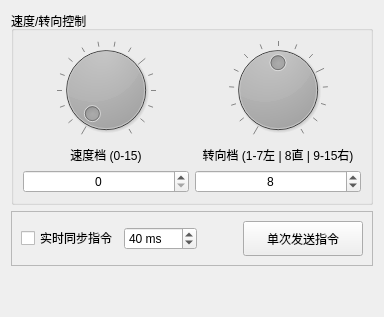
        <widget class="QWidget" name="tab_SimpleMotion">
         <attribute name="title">
          <string>简易运动控制</string>
         </attribute>
         <layout class="QVBoxLayout" name="verticalLayout_Gear">
          <item>
           <widget class="QGroupBox" name="grp_Gear_Ctrl">
            <property name="title">
             <string>速度/转向控制</string>
            </property>
            <layout class="QHBoxLayout" name="horizontalLayout_Dial">
             <item>
              <layout class="QVBoxLayout" name="verticalLayout_SpeedDial">
               <item>
                <widget class="QDial" name="dial_Speed">
                 <property name="styleSheet">
                  <string notr="true">QDial { background-color: qradialgradient(spread:pad, cx:0.5, cy:0.5, radius:0.5, fx:0.5, fy:0.5, stop:0 #444, stop:1 #222);
color: white; }</string>
                 </property>
                 <property name="minimum">
                  <number>0</number>
                 </property>
                 <property name="maximum">
                  <number>15</number>
                 </property>
                 <property name="notchesVisible">
                  <bool>true</bool>
                 </property>
                </widget>
               </item>
               <item>
                <widget class="QLabel" name="lbl_SpeedDial">
                 <property name="text">
                  <string>速度档 (0-15)</string>
                 </property>
                 <property name="alignment">
                  <set>Qt::AlignCenter</set>
                 </property>
                </widget>
               </item>
               <item>
                <widget class="QSpinBox" name="spin_GearSpeed">
                 <property name="alignment">
                  <set>Qt::AlignCenter</set>
                 </property>
                 <property name="maximum">
                  <number>15</number>
                 </property>
                </widget>
               </item>
              </layout>
             </item>
             <item>
              <layout class="QVBoxLayout" name="verticalLayout_TurnDial">
               <item>
                <widget class="QDial" name="dial_Turn">
                 <property name="styleSheet">
                  <string notr="true">QDial { background-color: qradialgradient(spread:pad, cx:0.5, cy:0.5, radius:0.5, fx:0.5, fy:0.5, stop:0 #444, stop:1 #222);
color: white; }</string>
                 </property>
                 <property name="minimum">
                  <number>1</number>
                 </property>
                 <property name="maximum">
                  <number>15</number>
                 </property>
                 <property name="value">
                  <number>8</number>
                 </property>
                 <property name="notchesVisible">
                  <bool>true</bool>
                 </property>
                </widget>
               </item>
               <item>
                <widget class="QLabel" name="lbl_TurnDial">
                 <property name="text">
                  <string>转向档 (1-7左 | 8直 | 9-15右)</string>
                 </property>
                 <property name="alignment">
                  <set>Qt::AlignCenter</set>
                 </property>
                </widget>
               </item>
               <item>
                <widget class="QSpinBox" name="spin_GearTurn">
                 <property name="alignment">
                  <set>Qt::AlignCenter</set>
                 </property>
                 <property name="minimum">
                  <number>1</number>
                 </property>
                 <property name="maximum">
                  <number>15</number>
                 </property>
                 <property name="value">
                  <number>8</number>
                 </property>
                </widget>
               </item>
              </layout>
             </item>
            </layout>
           </widget>
          </item>
          <item>
           <widget class="QFrame" name="frame_Gear_Act">
            <property name="frameShape">
             <enum>QFrame::StyledPanel</enum>
            </property>
            <layout class="QHBoxLayout" name="horizontalLayout_Gear_Act">
             <item>
              <widget class="QCheckBox" name="chk_Sync_Gear">
               <property name="text">
                <string>实时同步指令</string>
               </property>
              </widget>
             </item>
             <item>
              <widget class="QSpinBox" name="spin_Sync_Gear_Ms">
               <property name="suffix">
                <string> ms</string>
               </property>
               <property name="minimum">
                <number>20</number>
               </property>
               <property name="maximum">
                <number>1000</number>
               </property>
               <property name="value">
                <number>40</number>
               </property>
              </widget>
             </item>
             <item>
              <spacer name="horizontalSpacer_Gear">
               <property name="orientation">
                <enum>Qt::Horizontal</enum>
               </property>
               <property name="sizeHint" stdset="0">
                <size>
                 <width>40</width>
                 <height>20</height>
                </size>
               </property>
              </spacer>
             </item>
             <item>
              <widget class="QPushButton" name="btn_SendGear">
               <property name="minimumSize">
                <size>
                 <width>120</width>
                 <height>35</height>
                </size>
               </property>
               <property name="text">
                <string>单次发送指令</string>
               </property>
              </widget>
             </item>
            </layout>
           </widget>
          </item>
          <item>
           <spacer name="verticalSpacer_Gear">
            <property name="orientation">
             <enum>Qt::Vertical</enum>
            </property>
            <property name="sizeHint" stdset="0">
             <size>
              <width>20</width>
              <height>40</height>
             </size>
            </property>
           </spacer>
          </item>
         </layout>
        </widget>
